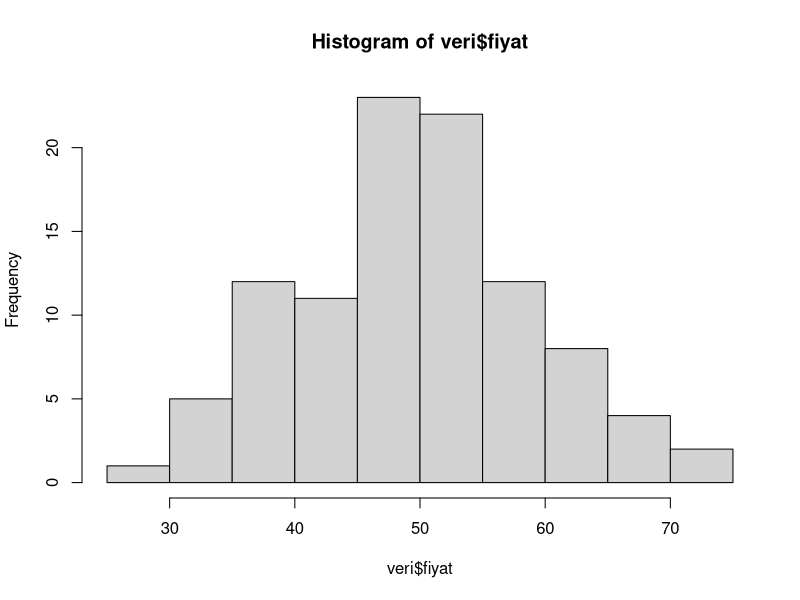
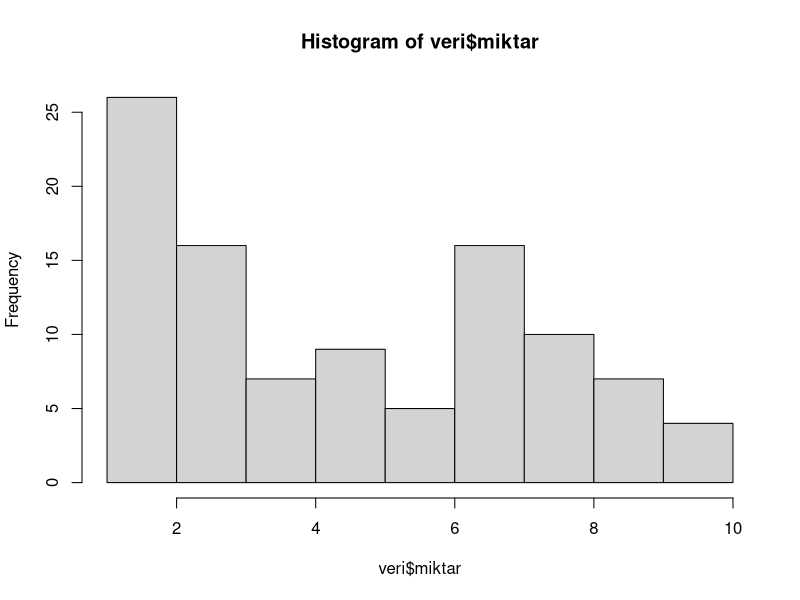
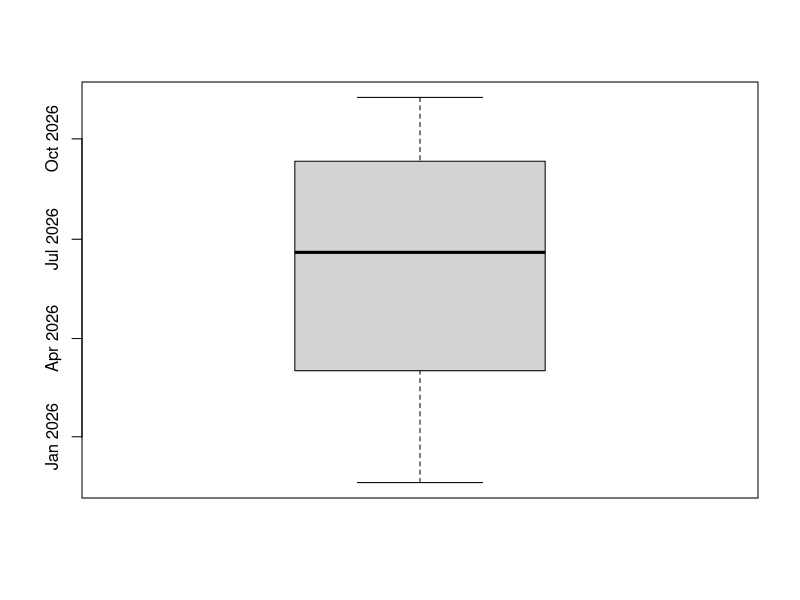
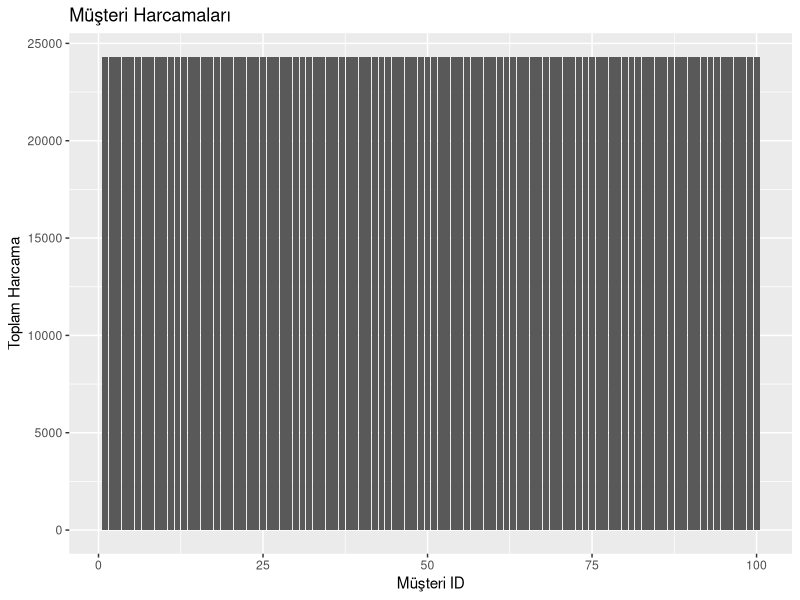
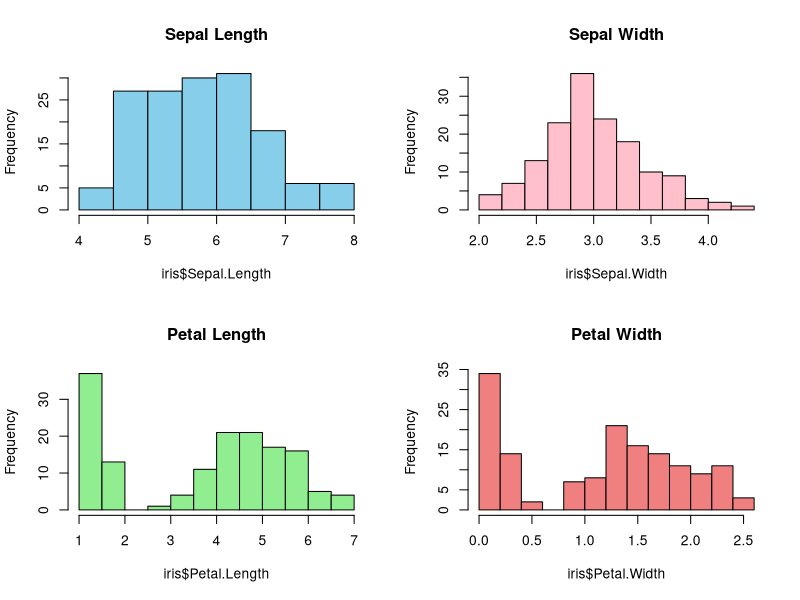
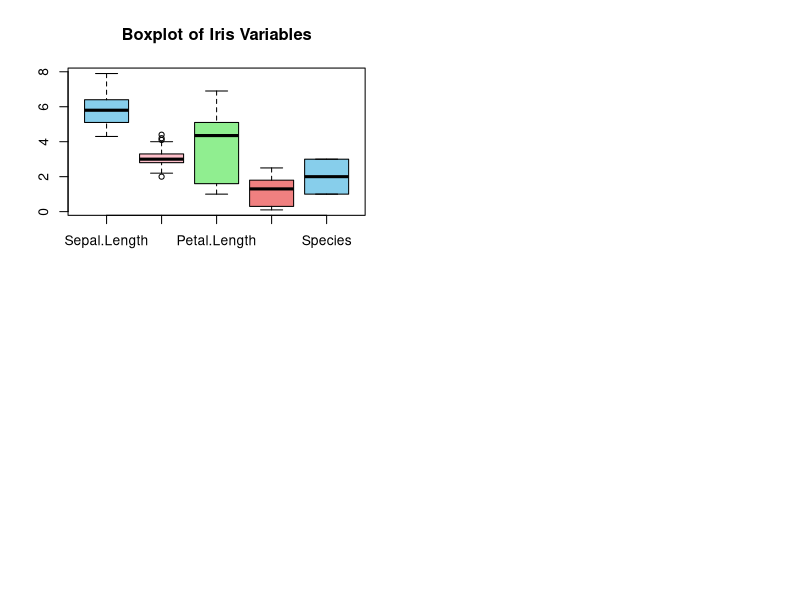

R code for these plots, in order:
library(ggplot2)



### Kendi Veri Setimi Üreterek Keşifsel Analiz

# Müşteri ID Oluşturma
musteri_id <- 1:100

# Ürün ID Oluşturma
urun_id <- sample(1:100, 100, replace = TRUE)

# Ürün Adı Oluşturma
urun_adi <- sample(c("Ürün A", "Ürün B", "Ürün C", "Ürün D", "Ürün E"), 100, replace = TRUE)

# Fiyat Oluşturma
fiyat <- rnorm(100, mean = 50, sd = 10)

# Miktar Oluşturma
miktar <- sample(1:10, 100, replace = TRUE)

# Satış Tarihi Oluşturma
satis_tarihi <- as.Date(sample(Sys.Date() - 365:0, 100, replace = TRUE))

# Veri Setinin Oluşturulması
veri <- data.frame(musteri_id, urun_id, urun_adi, fiyat, miktar, satis_tarihi)

# Veri setinin genel yapısını inceleme
str(veri)

# Veri setinin ilk 5 satırını görüntüleme
head(veri)

# Veri setinin son 5 satırını görüntüleme
tail(veri)

# Veri setindeki değişkenlerin isimlerini listeleme
names(veri)

# Veri setindeki her değişkenin veri türünü görüntüleme
sapply(veri, class)

# Eksik değerlerin oranını kontrol etme
colMeans(apply(veri, 1, is.na))

# Ürün Fiyatlarının Dağılımı
hist(veri$fiyat)

# Ürün Miktarlarının Dağılımı
hist(veri$miktar)

# Satış Tarihlerinin Dağılımı
boxplot(veri$satis_tarihi)

# En Çok Satılan Ürünlerin Frekans Tablosu
table(veri$urun_adi)

# Müşteri Harcamalarının Dağılımı (Müşteri Başına)
ggplot(veri, aes(x = musteri_id, y = sum(fiyat * miktar))) +
  geom_bar(stat = "identity") +
  labs(title = "Müşteri Harcamaları", x = "Müşteri ID", y = "Toplam Harcama")

# Veri setinin güncellenmiş özeti
summary(veri)

# Veri setinin boyutunun kontrol edilmesi
dim(veri)



### Örnek Veri Seti ile Keşifsel Analiz

# Veri setini yükle
data(iris)

# Veri setinin ilk 6 gözlemi
head(iris)

# Veri setinin boyutu
dim(iris)

# Veri setinin yapısal özellikleri
str(iris)

# Eksik değerleri kontrol et
sum(is.na(iris))

# Eksik değerleri işle (örneğin, eksik değerleri ortalama ile doldurma)
iris[is.na(iris)] <- mean(iris, na.rm = TRUE)

# Histogramlar
par(mfrow=c(2,2))
hist(iris$Sepal.Length, main="Sepal Length", col="skyblue")
hist(iris$Sepal.Width, main="Sepal Width", col="pink")
hist(iris$Petal.Length, main="Petal Length", col="lightgreen")
hist(iris$Petal.Width, main="Petal Width", col="lightcoral")

# Kutu grafiği
boxplot(iris, col=c("skyblue", "pink", "lightgreen", "lightcoral"), main="Boxplot of Iris Variables")

# Korelasyon matrisi
cor(iris[,1:4])

# Veri setinin ilk 6 gözlemi
head(iris)

# Veri setinin boyutu
dim(iris)

# Eksik değerleri kontrol et
sum(is.na(iris))
